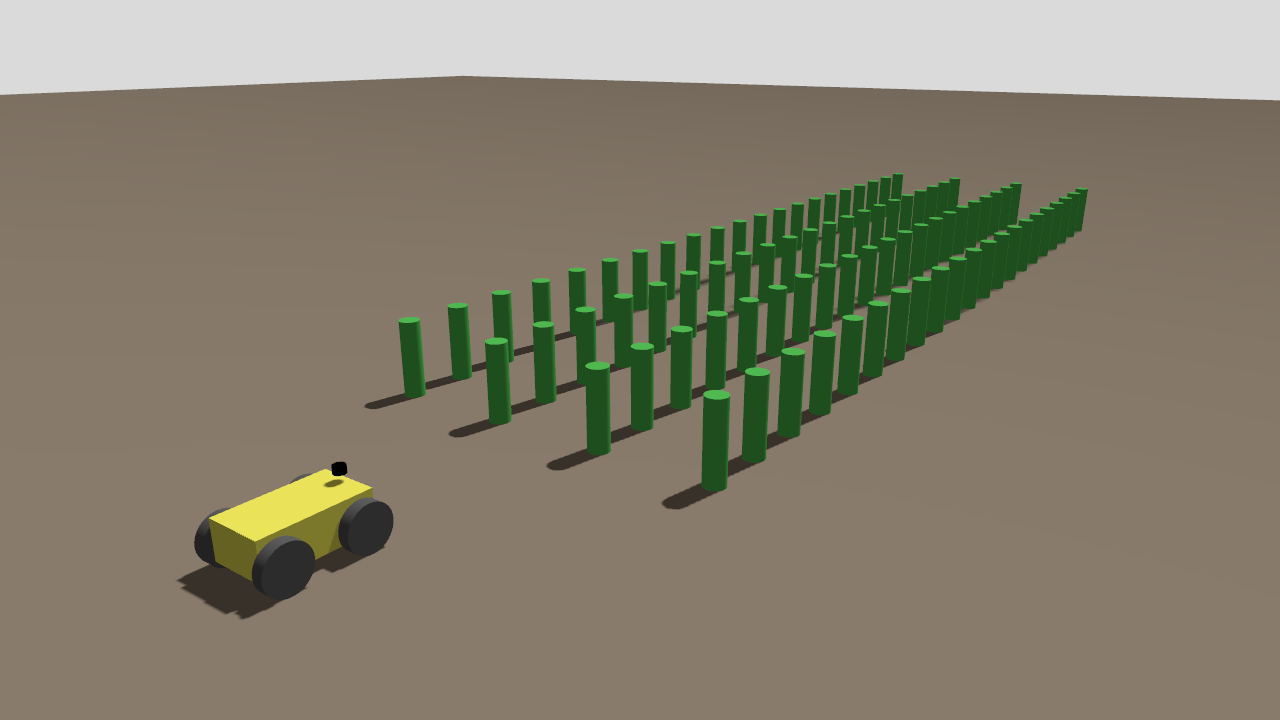
#> input picture docs/media/gazebo/overview_00_start.png, 1280 x 720 px
$ python make_sim_media.py
#> lines starting #> are read from the running program, lines starting #| are printed output that depends on the picture
#!/usr/bin/env python3
"""Turn raw Gazebo/RViz captures (from tools/capture_gazebo.sh) into docs/media GIFs + plots.

Inputs:  docs/media/gazebo/{overview,top}_*.png, run_log.npz ; docs/media/rviz/rviz_*.png
Outputs: docs/media/gazebo_overview.gif, gazebo_top.gif, rviz.gif, gazebo_odom_scan.png
Raw frames are reduced to a few stills afterwards (--prune) to keep the repo small.
"""
import argparse
import math
from pathlib import Path

import matplotlib

matplotlib.use("Agg")
import matplotlib.pyplot as plt  # noqa: E402
import numpy as np  # noqa: E402
from PIL import Image  # noqa: E402

MEDIA = Path(__file__).resolve().parents[1] / "docs" / "media"
KEEP = {"overview_00_start.png", "overview_08.png", "overview_99_end.png", "top_99_end.png", "rviz_6.png",
        "run_log.npz"}


def gif(frames, out, width=640, ms=250):
#> called with width = 640, ms = 250
    imgs = [Image.open(f).convert("RGB") for f in frames]
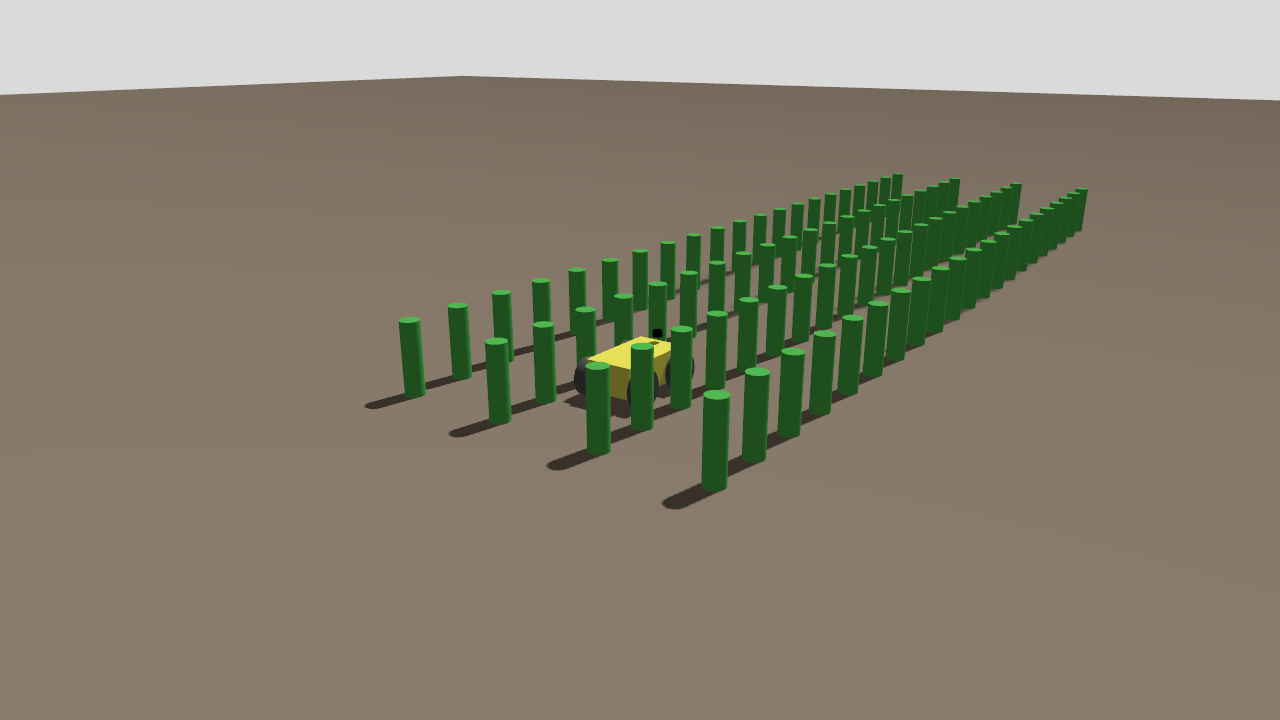
#> input picture docs/media/gazebo/overview_08.png, 1280 x 720 px
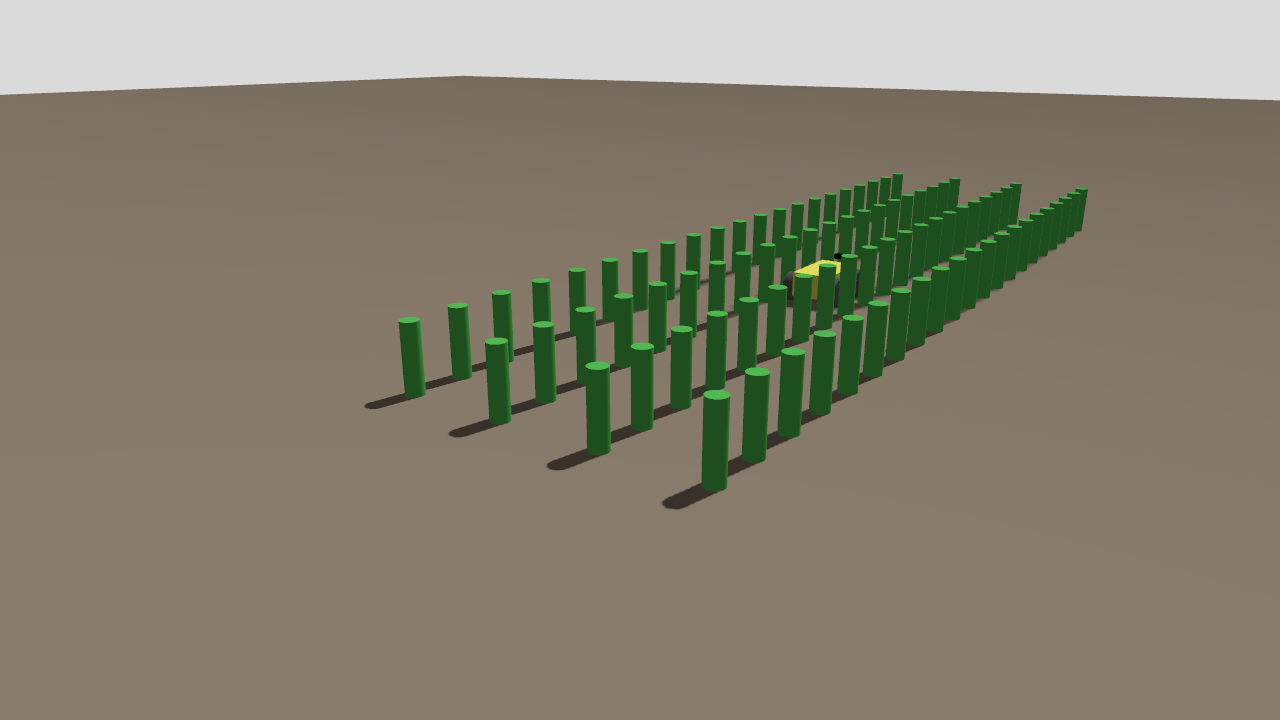
#> input picture docs/media/gazebo/overview_99_end.png, 1280 x 720 px
#> imgs = 3 items
    imgs = [i.resize((width, int(i.height * width / i.width))) for i in imgs]
    imgs[0].save(out, save_all=True, append_images=imgs[1:], duration=ms, loop=0, optimize=True)


def odom_plot(log, out):
    d = np.load(log)
    od = d["odom"]
    fig, (a1, a2) = plt.subplots(1, 2, figsize=(11, 4), dpi=100)
    a1.plot(od[:, 1], od[:, 2], "b-")
    a1.set_title("Gazebo /wheel/odom trace (DiffDrive plugin)")
    a1.set_xlabel("x [m]")
    a1.set_ylabel("y [m]")
    a1.axis("equal")
    a1.grid(True)
    r = d["scan_ranges"]
    if r.size:
        ang = d["scan_angle_min"] + d["scan_angle_inc"] * np.arange(r.size)
        ok = np.isfinite(r)
        a2.scatter(r[ok] * np.cos(ang[ok]), r[ok] * np.sin(ang[ok]), s=4, c="r")
        a2.add_patch(plt.Rectangle((-0.35, -0.31), 0.7, 0.62, fill=False))
        a2.set_title("Last Gazebo /scan in robot frame (gpu_lidar)")
        a2.axis("equal")
        a2.grid(True)
        a2.set_xlabel("x [m]")
        a2.set_ylabel("y [m]")
    fig.suptitle("Data recorded from a real Gazebo Harmonic run; plotted with matplotlib", fontsize=9)
    fig.savefig(out, bbox_inches="tight")
    plt.close(fig)
    dist = float(np.sum(np.hypot(np.diff(od[:, 1]), np.diff(od[:, 2]))))
    return dist, float(od[-1, 2]), math.degrees(float(od[-1, 3]))


def main():
    ap = argparse.ArgumentParser()
    ap.add_argument("--prune", action="store_true")
    a = ap.parse_args()
    g, rv = MEDIA / "gazebo", MEDIA / "rviz"
    gif(sorted(g.glob("overview_*.png")), MEDIA / "gazebo_overview.gif")
    gif(sorted(g.glob("top_*.png")), MEDIA / "gazebo_top.gif")
    if list(rv.glob("rviz_*.png")):
        gif(sorted(rv.glob("rviz_*.png")), MEDIA / "rviz.gif", ms=400)
    print("odom: distance %.2f m, final y %.3f m, final yaw %.2f deg" % odom_plot(g / "run_log.npz",
                                                                                  MEDIA / "gazebo_odom_scan.png"))
    if a.prune:
        for f in list(g.iterdir()) + list(rv.iterdir()):
            if f.name not in KEEP:
                f.unlink()


if __name__ == "__main__":
#> (the run stopped early here; a loop or call above may not have finished)
